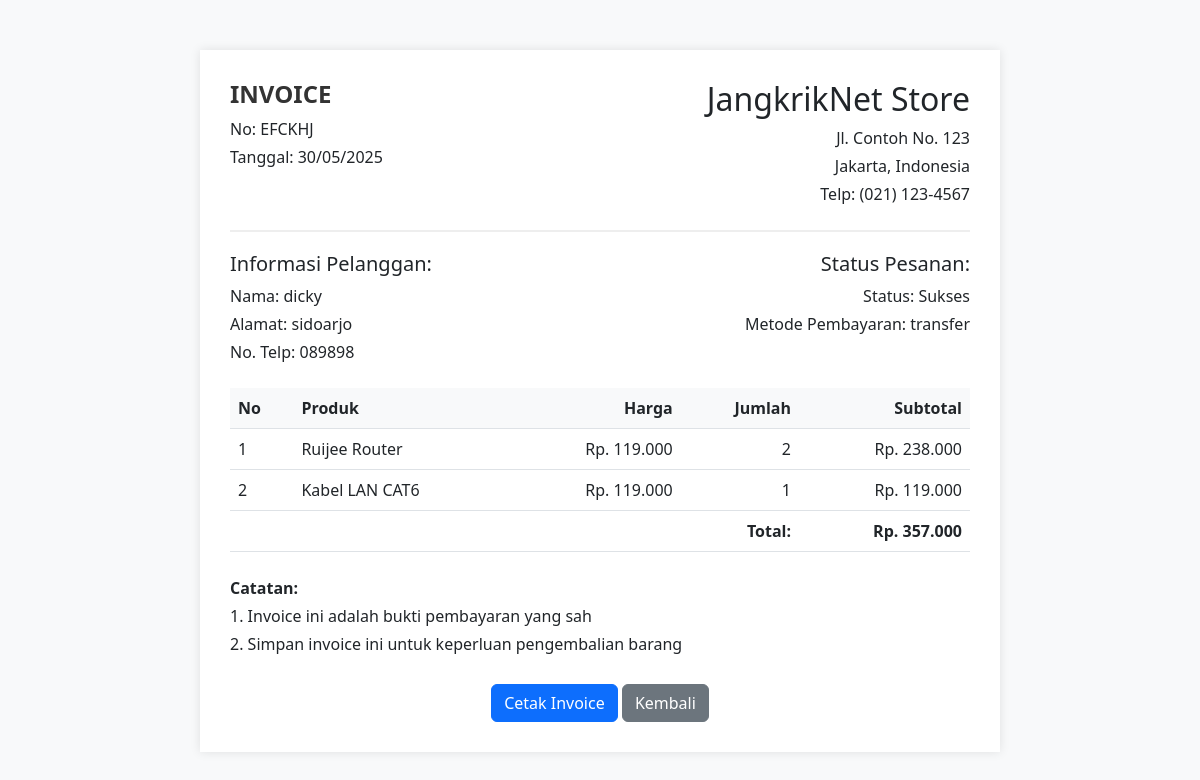
The app's page /admin/invoice.php?id=1 with its own data.
### tables this page shows
CREATE TABLE `pesanan` (
  `id` int NOT NULL AUTO_INCREMENT,
  `id_user` int DEFAULT NULL,
  `kode_invoice` varchar(6) DEFAULT NULL,
  `total_harga` decimal(10,2) DEFAULT NULL,
  `status` enum('Pending','Sukses','Ditolak','Proses Pengiriman') DEFAULT 'Pending',
  `tanggal` datetime DEFAULT CURRENT_TIMESTAMP,
  PRIMARY KEY (`id`),
  KEY `id_user` (`id_user`),
  CONSTRAINT `pesanan_ibfk_1` FOREIGN KEY (`id_user`) REFERENCES `user` (`id`)
);

CREATE TABLE `user` (
  `id` int NOT NULL AUTO_INCREMENT,
  `nama` varchar(128) DEFAULT NULL,
  `username` varchar(128) DEFAULT NULL,
  `password` varchar(255) DEFAULT NULL,
  `email` varchar(128) DEFAULT NULL,
  `alamat` varchar(128) DEFAULT NULL,
  `no_telp` varchar(20) DEFAULT NULL,
  `role` enum('admin','user') DEFAULT 'user',
  PRIMARY KEY (`id`),
  UNIQUE KEY `username` (`username`),
  UNIQUE KEY `email` (`email`)
);

CREATE TABLE `pembayaran` (
  `id` int NOT NULL AUTO_INCREMENT,
  `id_pesanan` int DEFAULT NULL,
  `nominal_pembayaran` decimal(10,2) DEFAULT NULL,
  `bukti_pembayaran` varchar(255) DEFAULT NULL,
  `tanggal` date DEFAULT NULL,
  `status` enum('valid','pending','rejected') DEFAULT 'pending',
  `metode_pembayaran` enum('transfer','COD','e-wallet') DEFAULT NULL,
  PRIMARY KEY (`id`),
  KEY `id_pesanan` (`id_pesanan`),
  CONSTRAINT `pembayaran_ibfk_1` FOREIGN KEY (`id_pesanan`) REFERENCES `pesanan` (`id`)
);

CREATE TABLE `detail_pesanan` (
  `id` int NOT NULL AUTO_INCREMENT,
  `id_pesanan` int DEFAULT NULL,
  `id_produk` int DEFAULT NULL,
  `qty` int DEFAULT NULL,
  `harga` decimal(10,2) DEFAULT NULL,
  PRIMARY KEY (`id`),
  KEY `id_pesanan` (`id_pesanan`),
  KEY `id_produk` (`id_produk`),
  CONSTRAINT `detail_pesanan_ibfk_1` FOREIGN KEY (`id_pesanan`) REFERENCES `pesanan` (`id`),
  CONSTRAINT `detail_pesanan_ibfk_2` FOREIGN KEY (`id_produk`) REFERENCES `produk` (`id`)
);

CREATE TABLE `produk` (
  `id` int NOT NULL AUTO_INCREMENT,
  `id_kategori` int DEFAULT NULL,
  `nama` varchar(128) DEFAULT NULL,
  `gambar` varchar(255) DEFAULT NULL,
  `deskripsi` text,
  `harga` decimal(10,2) DEFAULT NULL,
  `stock` int DEFAULT NULL,
  PRIMARY KEY (`id`),
  KEY `id_kategori` (`id_kategori`),
  CONSTRAINT `produk_ibfk_1` FOREIGN KEY (`id_kategori`) REFERENCES `kategori` (`id`)
);

### config/function.php (called while the page is built, shortened)
<?php
require_once __DIR__ . '/db.php';
$app_name = "JangkrikNet Store";
function query_all($query) {
    global $conn;
    $result = $conn->query($query);
    $data = [];
    if ($result) {
        while ($row = $result->fetch_assoc()) {
            $data[] = $row;
        }
        return [
            'status' => true,
            'message' => 'Data berhasil diambil',
            'data' => $data
        ];
    }
    return [
        'status' => false,
        'message' => 'Query gagal: ' . $conn->error,
        'data' => null
    ];
}
function query_one($query) {
    global $conn;
    $result = $conn->query($query);
    if ($result && $result->num_rows > 0) {
        return [
            'status' => true,
            'message' => 'Data berhasil diambil',
            'data' => $result->fetch_assoc()
        ];
    }
    return [
        'status' => false,
        'message' => 'Data tidak ditemukan',
        'data' => null
    ];
}
function get_order_by_id($id) {
    $id = (int) $id;
    $query = "SELECT p.*, u.nama as nama_user, u.no_telp, u.alamat, pm.metode_pembayaran, pm.status as status_pembayaran
              FROM pesanan p
              JOIN user u ON p.id_user = u.id
              LEFT JOIN pembayaran pm ON p.id = pm.id_pesanan
              WHERE p.id = $id";
    return query_one($query);
}
function get_order_details($id_pesanan) {
    $id_pesanan = (int) $id_pesanan;
    $query = "SELECT dp.*, p.nama as nama_produk, p.gambar
              FROM detail_pesanan dp
              JOIN produk p ON dp.id_produk = p.id
              WHERE dp.id_pesanan = $id_pesanan";
    return query_all($query);
}
function get_payment_by_order_id($id_pesanan) {
    $id_pesanan = (int) $id_pesanan;
    $query = "SELECT * FROM pembayaran WHERE id_pesanan = $id_pesanan";
    return query_one($query);
}

### admin/invoice.php (the view, shortened to what this page needs)
<?php
require_once '../config/function.php';
$id = (int)$_GET['id'];
$order = get_order_by_id($id);
$items = get_order_details($id);
$payment = get_payment_by_order_id($id);
?>
<!DOCTYPE html>
<html lang="en">
<head>
    <link href="https://cdn.jsdelivr.net/npm/bootstrap@5.3.0/dist/css/bootstrap.min.css" rel="stylesheet">
</head>
<body>
    <div class="container">
        <div class="invoice-container">
            <div class="invoice-header">
                <div class="row">
                    <div class="col-6">
                        <h1 class="invoice-title">INVOICE</h1>
                        <p class="mb-1">No: <?php echo $order['data']['kode_invoice']; ?></p>
                        <p class="mb-1">Tanggal: <?php echo date('d/m/Y', strtotime($order['data']['tanggal'])); ?></p>
                    </div>
                    <div class="col-6 text-end">
                        <h2><?php echo $app_name; ?></h2>
                        <p class="mb-1">Jl. Contoh No. 123</p>
                        <p class="mb-1">Jakarta, Indonesia</p>
                        <p class="mb-1">Telp: (021) 123-4567</p>
                    </div>
                </div>
            </div>
            <div class="invoice-details">
                <div class="row">
                    <div class="col-6">
                        <h5>Informasi Pelanggan:</h5>
                        <p class="mb-1">Nama: <?php echo $order['data']['nama_user']; ?></p>
                        <p class="mb-1">Alamat: <?php echo $order['data']['alamat']; ?></p>
                        <p class="mb-1">No. Telp: <?php echo $order['data']['no_telp']; ?></p>
                    </div>
                    <div class="col-6 text-end">
                        <h5>Status Pesanan:</h5>
                        <p class="mb-1">Status: <?php echo $order['data']['status']; ?></p>
                        <p class="mb-1">Metode Pembayaran: <?php echo $payment['status'] ? $payment['data']['metode_pembayaran'] : '-'; ?></p>
                    </div>
                </div>
            </div>
            <table class="table invoice-table">
                <thead>
                    <tr>
                        <th>No</th>
                        <th>Produk</th>
                        <th class="text-end">Harga</th>
                        <th class="text-end">Jumlah</th>
                        <th class="text-end">Subtotal</th>
                    </tr>
                </thead>
                <tbody>
                    <?php
                    $no = 1;
                    foreach ($items['data'] as $item):
                    ?>
                    <tr>
                        <td><?php echo $no++; ?></td>
                        <td><?php echo $item['nama_produk']; ?></td>
                        <td class="text-end">Rp. <?php echo number_format($item['harga'], 0, ',', '.'); ?></td>
                        <td class="text-end"><?php echo $item['qty']; ?></td>
                        <td class="text-end">Rp. <?php echo number_format($item['harga'] * $item['qty'], 0, ',', '.'); ?></td>
                    </tr>
                    <?php endforeach; ?>
                </tbody>
                <tfoot>
                    <tr>
                        <td colspan="4" class="text-end"><strong>Total:</strong></td>
                        <td class="text-end"><strong>Rp. <?php echo number_format($order['data']['total_harga'], 0, ',', '.'); ?></strong></td>
                    </tr>
                </tfoot>
            </table>
            <div class="row mt-4">
                <div class="col-12">
                    <p class="mb-1"><strong>Catatan:</strong></p>
                    <p class="mb-1">1. Invoice ini adalah bukti pembayaran yang sah</p>
                    <p class="mb-1">2. Simpan invoice ini untuk keperluan pengembalian barang</p>
                </div>
            </div>
            <div class="row mt-4 no-print">
                <div class="col-12 text-center">
                    <button onclick="window.print()" class="btn btn-primary">Cetak Invoice</button>
                    <a href="index.php" class="btn btn-secondary">Kembali</a>
                </div>
            </div>
        </div>
    </div>
</body>
</html>

### admin/invoice.php (style rules this page uses)
body { background-color: #f8f9fa; }
.invoice-container { max-width: 800px; margin: 50px auto; background: white; padding: 30px; box-shadow: 0 0 10px rgba(0,0,0,0.1); }
.invoice-header { border-bottom: 2px solid #eee; padding-bottom: 20px; margin-bottom: 20px; }
.invoice-title { color: #333; font-size: 24px; font-weight: bold; }
.invoice-details { margin: 20px 0; }
.invoice-table { width: 100%; margin: 20px 0; }
.invoice-table th { background-color: #f8f9fa; }

### records on screen
pesanan: kode_invoice "EFCKHJ", tanggal "30/05/2025", id_user.nama "dicky", id_user.alamat "sidoarjo", id_user.no_telp "089898", status "Sukses", total_harga "357.000"
pembayaran: metode_pembayaran "transfer"
detail_pesanan: id_produk.nama "Ruijee Router", harga "119.000", qty "2", $item['harga'] * $item['qty'] "238.000"
detail_pesanan: id_produk.nama "Kabel LAN CAT6", harga "119.000", qty "1", $item['harga'] * $item['qty'] "119.000"

### other values on screen
$app_name "JangkrikNet Store"
